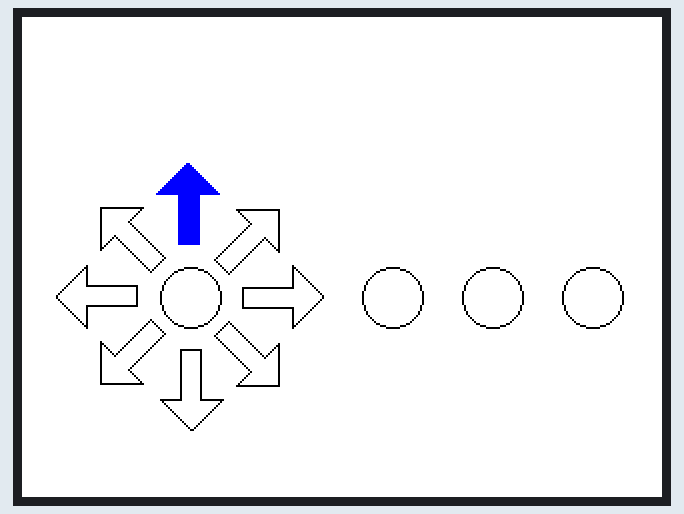
Bench run of a sketch on a simulated Arduino Uno, built with avr-gcc and run on an emulated ATmega328P. Shown: 320×240 colour display. Random numbers use the default seed unless the sketch sets one.

Above: at 0.3 s.
At 2.9 s:
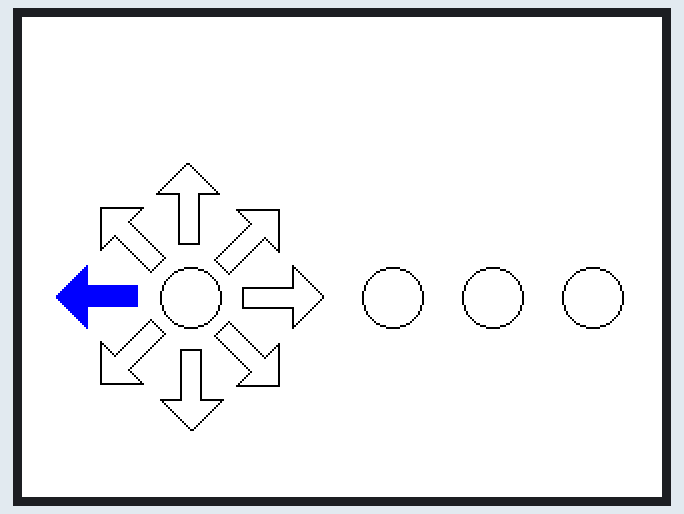
At 3.8 s:
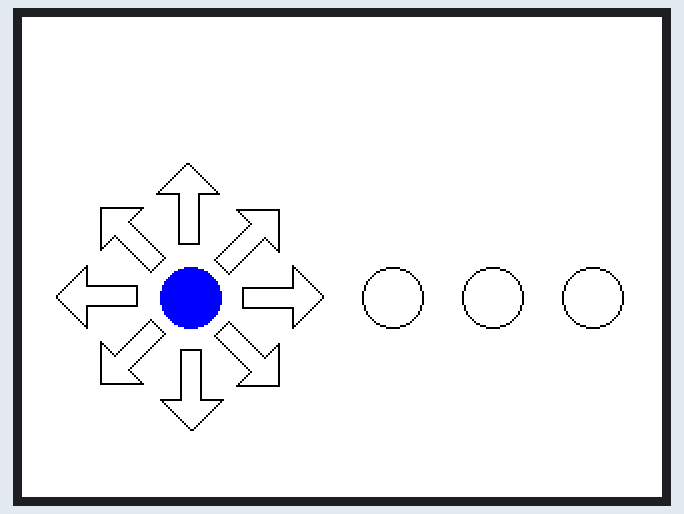
At 4.2 s:
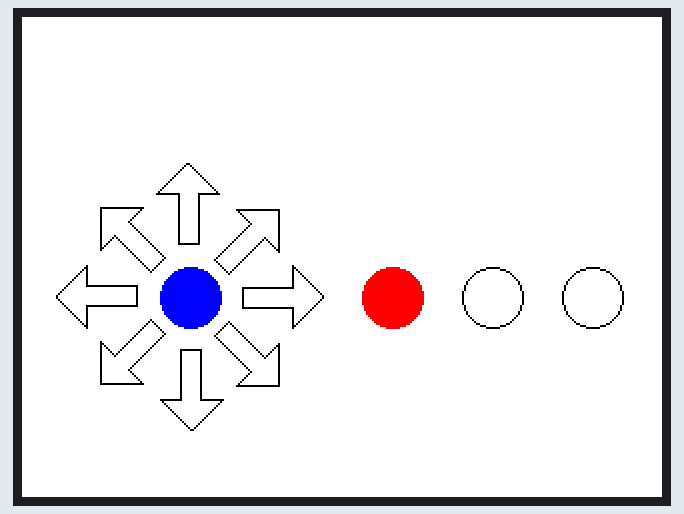
At 4.7 s:
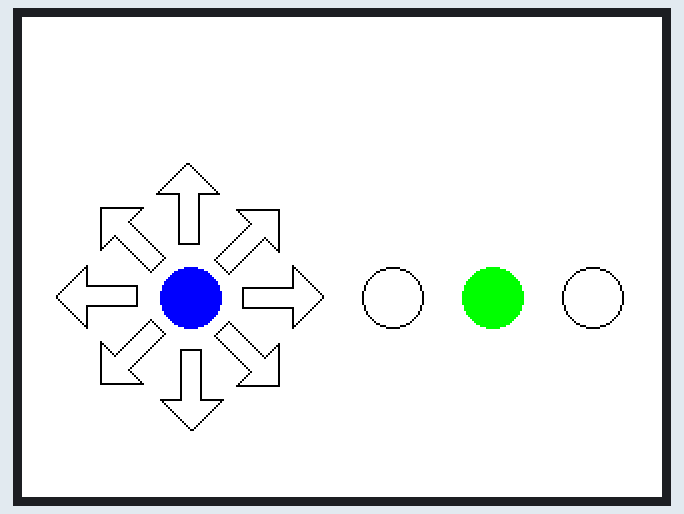
At 5.72 s:
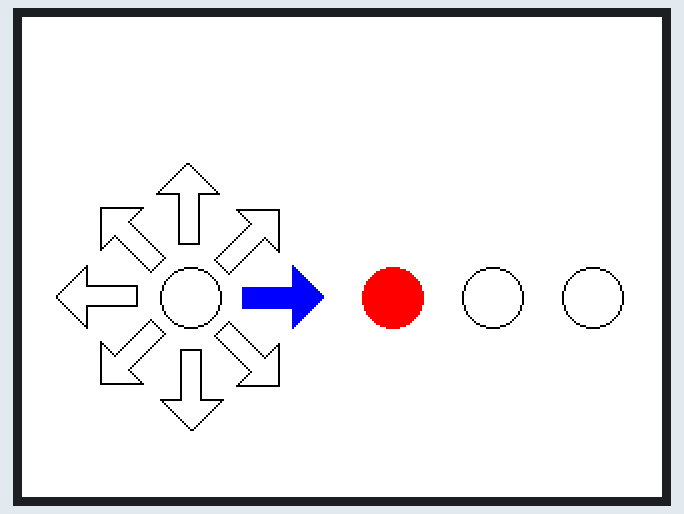

Measured:
- what the display in image 1 shows lasts 0.4 s, from 2.9 s to 3.3 s

The sketch:

displayInputs.ino
```cpp
#include "SPI.h"
#include "Adafruit_GFX.h"
#include "Adafruit_ILI9341.h"

// For the Adafruit shield, these are the default.
#define TFT_DC 9
#define TFT_CS 10
// Inputs
#define STICK 0
#define DOWNLEFT 1
#define DOWN 2
#define DOWNRIGHT 3
#define LEFT 4
#define RIGHT 6
#define UPLEFT 7
#define UP 8
#define UPRIGHT 9
#define REDB 1
#define GREENB 2
#define BLACKB 3
#define NONE 5
// Nombre d'inputs qu'il est possible d'entrer simultanément
#define NBINPUTS 4
// Couleurs
#define BLACK    0x0000
#define BLUE     0x001F
#define RED      0xF800
#define GREEN    0x07E0
#define CYAN     0x07FF
#define MAGENTA  0xF81F
#define YELLOW   0xFFE0
#define WHITE    0xFFFF
// Rotation
#define PORTRAIT 0
#define LANDSCAPE 1
// Intervalle de temps entre chaque affichage
#define TIME 300


// Use hardware SPI (on Uno, #13, #12, #11) and the above for CS/DC
Adafruit_ILI9341 tft = Adafruit_ILI9341(TFT_CS, TFT_DC);

// Contiendra les inputs entres.
int inputPressed[NBINPUTS];
// Est vrai si le stick est a la position neutre
bool neutralStick;

void setup() {

  Serial.begin(9600);
  tft.begin();

  // Initialisation d'inputPressed
  resetInputs();
  // Initialisation de l'affichage (dessin du setup sans aucun input entre)
  tft.setRotation(LANDSCAPE);
  tft.fillScreen(WHITE);

  drawDL();
  drawD();
  drawDR();
  drawL();
  drawR();
  drawUL();
  drawU();
  drawUR();

  drawRB();
  drawGB();
  drawBB();

  drawNeutral();

  // Test de chacune des positions du stick et des boutons
  registerInput(STICK,UP);
  fillInputs();
  delay(TIME);
  resetInputs();
  resetDisplay();

  registerInput(STICK,UPRIGHT);
  fillInputs();
  delay(TIME);
  resetInputs();
  resetDisplay();

  registerInput(STICK,RIGHT);
  fillInputs();
  delay(TIME);
  resetInputs();
  resetDisplay();

  registerInput(STICK,DOWNRIGHT);
  fillInputs();
  delay(TIME);
  resetInputs();
  resetDisplay();

  registerInput(STICK,DOWN);
  fillInputs();
  delay(TIME);
  resetInputs();
  resetDisplay();

  registerInput(STICK,DOWNLEFT);
  fillInputs();
  delay(TIME);
  resetInputs();
  resetDisplay();

  registerInput(STICK,LEFT);
  fillInputs();
  delay(TIME);
  resetInputs();
  resetDisplay();

  registerInput(STICK,UPLEFT);
  fillInputs();
  delay(TIME);
  resetInputs();
  resetDisplay();

  fillInputs();
  delay(TIME);
  resetInputs();
  resetDisplay();

  registerInput(REDB,1);
  fillInputs();
  delay(TIME);
  resetInputs();
  resetDisplay();

  registerInput(GREENB,1);
  fillInputs();
  delay(TIME);
  resetInputs();
  resetDisplay();

  registerInput(BLACKB,1);
  fillInputs();
  delay(TIME);
  resetInputs();
  resetDisplay();

  // Generation d'un nombre aleatoire en lisant une broche inutilisee
  randomSeed(analogRead(14));
}

void loop() {
  // Inputs aleatoires (pour le fun)
  // Enregistrement d'inputs aléatoires
  registerInput(STICK,(int) random(1,10));
  registerInput(REDB,(int) random(2));
  registerInput(GREENB,(int) random(2));
  registerInput(BLACKB,(int) random(2));
  // Dessin des inputs choisis
  fillInputs();
  // Affichage de 1,5 sec
  delay(TIME);
  // Reinitialisation d'inputPressed
  resetInputs();
  // Reinitialisation de l'affichage
  resetDisplay();
}


// Fonctions permettant de tracer les fleches et cercles vides
void drawDL() {
  tft.drawTriangle(64,151,71,158,53,176,BLACK);
  tft.drawTriangle(53,176,46,169,64,151,BLACK);
  tft.drawTriangle(39,162,60,183,39,183,BLACK);
  tft.drawLine(64,151,53,176,WHITE);
  tft.drawLine(47,170,52,175,WHITE);
  tft.drawPixel(64,151,BLACK);
  tft.drawPixel(53,176,BLACK);
}

void drawD() {
  tft.drawRect(79,166,11,26,BLACK);
  tft.drawLine(69,191,100,191,BLACK);
  tft.drawLine(100,191,85,206,BLACK);
  tft.drawLine(84,206,69,191,BLACK);
  tft.drawLine(80,191,88,191,WHITE);
}
void drawDR() {
  tft.drawTriangle(96,159,103,152,114,177,BLACK);
  tft.drawTriangle(103,152,114,177,121,170,BLACK);
  tft.drawTriangle(128,163,128,184,107,184,BLACK);
  tft.drawLine(120,171,115,176,WHITE);
  tft.drawLine(103,152,114,177,WHITE);
  tft.drawPixel(103,152,BLACK);
  tft.drawPixel(114,177,BLACK);
}

void drawL() {
  tft.drawRect(32,134,26,11,BLACK);
  tft.drawLine(32,124,32,155,BLACK);
  tft.drawLine(32,155,17,140,BLACK);
  tft.drawLine(17,139,32,124,BLACK);
  tft.drawLine(32,143,32,135,WHITE);
}

void drawR() {
  tft.drawRect(110,135,26,11,BLACK);
  tft.drawLine(135,124,135,155,BLACK);
  tft.drawLine(135,155,150,140,BLACK);
  tft.drawLine(150,139,135,124,BLACK);
  tft.drawLine(135,136,135,144,WHITE);
}

void drawUL() {
  tft.drawTriangle(64,127,53,102,71,120,BLACK);
  tft.drawTriangle(46,109,53,102,64,127,BLACK);
  tft.drawTriangle(39,116,39,95,60,95,BLACK);
  tft.drawLine(64,127,53,102,WHITE);
  tft.drawLine(47,108,52,103,WHITE);
  tft.drawPixel(64,127,BLACK);
  tft.drawPixel(53,102,BLACK);
}
void drawU() {
  tft.drawRect(78,88,11,26,BLACK);
  tft.drawLine(67,88,98,88,BLACK);
  tft.drawLine(98,88,83,73,BLACK);
  tft.drawLine(82,73,67,88,BLACK);
  tft.drawLine(79,88,87,88,WHITE);
}
void drawUR() {
  tft.drawTriangle(96,121,121,110,103,128,BLACK);
  tft.drawTriangle(96,121,121,110,114,103,BLACK);
  tft.drawTriangle(107,96,128,96,128,117,BLACK);
  tft.drawLine(115,104,120,109,WHITE);
  tft.drawLine(96,121,121,110,WHITE);
  tft.drawPixel(96,121,BLACK);
  tft.drawPixel(121,110,BLACK);
}
void drawRB() {
  tft.drawCircle(185,140,15,BLACK);
}
void drawGB() {
  tft.drawCircle(235,140,15,BLACK);
}
void drawBB() {
  tft.drawCircle(285,140,15,BLACK);
}
void drawNeutral() {
  tft.drawCircle(84,140,15,BLACK);
}

// Fonctions permettant de remplir les fleches et cercles
void fillDL() {
  tft.fillTriangle(64,151,71,158,53,176,BLUE);
  tft.fillTriangle(53,176,46,169,64,151,BLUE);
  tft.fillTriangle(39,162,60,183,39,183,BLUE);
}

void fillD() {
  tft.fillRect(79,166,11,26,BLUE);
  tft.fillTriangle(69,191,84,191,84,206,BLUE);
  tft.fillTriangle(85,191,85,206,100,191,BLUE);
}

void fillDR() {
  tft.fillTriangle(96,159,103,152,114,177,BLUE);
  tft.fillTriangle(103,152,114,177,121,170,BLUE);
  tft.fillTriangle(128,163,128,184,107,184,BLUE);
}

void fillL() {
  tft.fillRect(32,134,26,11,BLUE);
  tft.fillTriangle(32,155,32,140,17,140,BLUE);
  tft.fillTriangle(17,139,32,139,32,124,BLUE);
}

void fillR() {
  tft.fillRect(110,135,26,11,BLUE);
  tft.fillTriangle(135,155,150,140,135,140,BLUE);
  tft.fillTriangle(135,124,150,139,135,139,BLUE);
}

void fillUL() {
  tft.fillTriangle(64,127,53,102,71,120,BLUE);
  tft.fillTriangle(46,109,53,102,64,127,BLUE);
  tft.fillTriangle(39,116,39,95,60,95,BLUE);
}

void fillU() {
  tft.fillRect(78,88,11,26,BLUE);
  tft.fillTriangle(67,88,82,88,82,73,BLUE);
  tft.fillTriangle(83,73,83,88,98,88,BLUE);
}

void fillUR() {
  tft.fillTriangle(96,121,121,110,103,128,BLUE);
  tft.fillTriangle(96,121,121,110,114,103,BLUE);
  tft.fillTriangle(107,96,128,96,128,117,BLUE);
}

void fillRB() {
  tft.fillCircle(185,140,15,RED);
}

void fillGB() {
  tft.fillCircle(235,140,15,GREEN);
}

void fillBB() {
  tft.fillCircle(285,140,15,BLACK);
}

void fillNeutral() {
  tft.fillCircle(84,140,15,BLUE);
}

// Initialisation de l'afficheur et affichage du setup
void resetDisplay() {

  // On ecrase les formes existantes plutot que de remplir l'ecran de blanc
  // pour un meilleur refresh rate
  tft.fillTriangle(64,151,71,158,53,176,WHITE);
  tft.fillTriangle(53,176,46,169,64,151,WHITE);
  tft.fillTriangle(39,162,60,183,39,183,WHITE);
  tft.fillRect(79,166,11,26,WHITE);
  tft.fillTriangle(69,191,84,191,84,206,WHITE);
  tft.fillTriangle(85,191,85,206,100,191,WHITE);
  tft.fillTriangle(96,159,103,152,114,177,WHITE);
  tft.fillTriangle(103,152,114,177,121,170,WHITE);
  tft.fillTriangle(128,163,128,184,107,184,WHITE);
  tft.fillRect(32,134,26,11,WHITE);
  tft.fillTriangle(32,155,32,140,17,140,WHITE);
  tft.fillTriangle(17,139,32,139,32,124,WHITE);
  tft.fillRect(110,135,26,11,WHITE);
  tft.fillTriangle(135,155,150,140,135,140,WHITE);
  tft.fillTriangle(135,124,150,139,135,139,WHITE);
  tft.fillTriangle(64,127,53,102,71,120,WHITE);
  tft.fillTriangle(46,109,53,102,64,127,WHITE);
  tft.fillTriangle(39,116,39,95,60,95,WHITE);
  tft.fillRect(78,88,11,26,WHITE);
  tft.fillTriangle(67,88,82,88,82,73,WHITE);
  tft.fillTriangle(83,73,83,88,98,88,WHITE);
  tft.fillTriangle(96,121,121,110,103,128,WHITE);
  tft.fillTriangle(96,121,121,110,114,103,WHITE);
  tft.fillTriangle(107,96,128,96,128,117,WHITE);
  tft.fillCircle(185,140,15,WHITE);
  tft.fillCircle(235,140,15,WHITE);
  tft.fillCircle(285,140,15,WHITE);
  tft.fillCircle(84,140,15,WHITE);

  drawDL();
  drawD();
  drawDR();
  drawL();
  drawR();
  drawUL();
  drawU();
  drawUR();

  drawRB();
  drawGB();
  drawBB();

  drawNeutral();
}

// Initialisation d'inputPressed
void resetInputs() {
  inputPressed[0] = NONE;
  inputPressed[1] = 0;
  inputPressed[2] = 0;
  inputPressed[3] = 0;
  neutralStick = true;
}

// Ajout d'un input a inputPressed
void registerInput(int type, int val) {
  if(type >= NBINPUTS) {
    Serial.println("inputPressed overflow");
  } else {
    inputPressed[type] = val;
  }
}

// Remplissage des inputs que contient inputPressed
void fillInputs() {
  // Le stick ne peut s'oriention que vers une seule direction à la fois...
  switch(inputPressed[STICK]) {
      case NONE : break;
      case DOWNLEFT : fillDL(); neutralStick = false; break;
      case DOWN : fillD(); neutralStick = false; break;
      case DOWNRIGHT : fillDR(); neutralStick = false; break;
      case LEFT : fillL(); neutralStick = false; break;
      case RIGHT : fillR(); neutralStick = false; break;
      case UPLEFT : fillUL(); neutralStick = false; break;
      case UP : fillU(); neutralStick = false; break;
      case UPRIGHT : fillUR(); neutralStick = false; break;
  }
  // ... alors qu'on peut appouyer sur tous les boutons en même temps.
  if(inputPressed[REDB]) fillRB();
  if(inputPressed[GREENB]) fillGB();
  if(inputPressed[BLACKB]) fillBB();
  if(neutralStick) fillNeutral();
}
```
